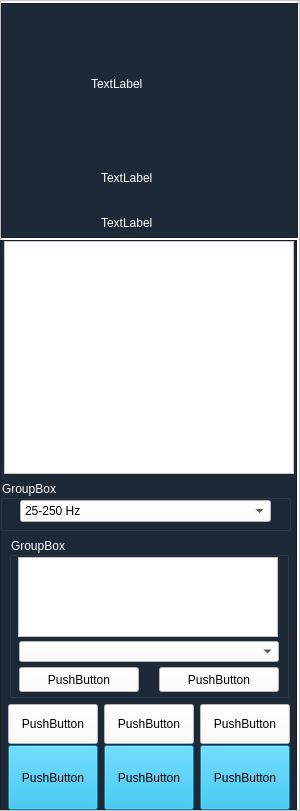
  <widget class="QFrame" name="panRight">
   <property name="geometry">
    <rect>
     <x>0</x>
     <y>0</y>
     <width>300</width>
     <height>811</height>
    </rect>
   </property>
   <property name="styleSheet">
    <string notr="true">background-color: rgb(255, 255, 255);</string>
   </property>
   <property name="frameShape">
    <enum>QFrame::StyledPanel</enum>
   </property>
   <property name="frameShadow">
    <enum>QFrame::Raised</enum>
   </property>
   <widget class="QFrame" name="panR_Rn">
    <property name="geometry">
     <rect>
      <x>1</x>
      <y>3</y>
      <width>297</width>
      <height>235</height>
     </rect>
    </property>
    <property name="styleSheet">
     <string notr="true">color: rgb(255, 255, 255);
background-color: rgb(29, 41, 55);</string>
    </property>
    <property name="frameShape">
     <enum>QFrame::StyledPanel</enum>
    </property>
    <property name="frameShadow">
     <enum>QFrame::Raised</enum>
    </property>
    <widget class="QLabel" name="pic_Label">
     <property name="geometry">
      <rect>
       <x>90</x>
       <y>10</y>
       <width>131</width>
       <height>141</height>
      </rect>
     </property>
     <property name="text">
      <string>TextLabel</string>
     </property>
    </widget>
    <widget class="QLabel" name="name_label">
     <property name="geometry">
      <rect>
       <x>100</x>
       <y>160</y>
       <width>101</width>
       <height>30</height>
      </rect>
     </property>
     <property name="text">
      <string>TextLabel</string>
     </property>
    </widget>
    <widget class="QLabel" name="AgeSex_label">
     <property name="geometry">
      <rect>
       <x>100</x>
       <y>210</y>
       <width>121</width>
       <height>20</height>
      </rect>
     </property>
     <property name="text">
      <string>TextLabel</string>
     </property>
    </widget>
   </widget>
   <widget class="QFrame" name="frame">
    <property name="geometry">
     <rect>
      <x>0</x>
      <y>240</y>
      <width>297</width>
      <height>570</height>
     </rect>
    </property>
    <property name="styleSheet">
     <string notr="true">background-color: rgb(29, 41, 55);
</string>
    </property>
    <property name="frameShape">
     <enum>QFrame::StyledPanel</enum>
    </property>
    <property name="frameShadow">
     <enum>QFrame::Raised</enum>
    </property>
    <widget class="QToolButton" name="spPreview">
     <property name="geometry">
      <rect>
       <x>104</x>
       <y>505</y>
       <width>90</width>
       <height>65</height>
      </rect>
     </property>
     <property name="styleSheet">
      <string notr="true">background-color: rgb(15, 177, 228);</string>
     </property>
     <property name="text">
      <string>PushButton</string>
     </property>
     <property name="icon">
      <iconset resource="picture/ecg.qrc">
       <normaloff>:/spPreviewT.png</normaloff>:/spPreviewT.png</iconset>
     </property>
     <property name="iconSize">
      <size>
       <width>40</width>
       <height>40</height>
      </size>
     </property>
     <property name="toolButtonStyle">
      <enum>Qt::ToolButtonTextUnderIcon</enum>
     </property>
    </widget>
    <widget class="QToolButton" name="spPrint">
     <property name="geometry">
      <rect>
       <x>8</x>
       <y>505</y>
       <width>90</width>
       <height>65</height>
      </rect>
     </property>
     <property name="styleSheet">
      <string notr="true">background-color: rgb(15, 177, 228);</string>
     </property>
     <property name="text">
      <string>PushButton</string>
     </property>
     <property name="icon">
      <iconset resource="picture/ecg.qrc">
       <normaloff>:/spPrintT.png</normaloff>:/spPrintT.png</iconset>
     </property>
     <property name="iconSize">
      <size>
       <width>40</width>
       <height>40</height>
      </size>
     </property>
     <property name="toolButtonStyle">
      <enum>Qt::ToolButtonTextUnderIcon</enum>
     </property>
    </widget>
    <widget class="QGroupBox" name="gbDiag">
     <property name="geometry">
      <rect>
       <x>9</x>
       <y>297</y>
       <width>280</width>
       <height>161</height>
      </rect>
     </property>
     <property name="styleSheet">
      <string notr="true">color: rgb(255, 255, 255);</string>
     </property>
     <property name="title">
      <string>GroupBox</string>
     </property>
     <widget class="QComboBox" name="cboWord">
      <property name="geometry">
       <rect>
        <x>10</x>
        <y>104</y>
        <width>260</width>
        <height>21</height>
       </rect>
      </property>
      <property name="styleSheet">
       <string notr="true">color: rgb(0, 0, 0);
background-color: rgb(255, 255, 255);</string>
      </property>
     </widget>
     <widget class="QPushButton" name="bitPriorComment">
      <property name="geometry">
       <rect>
        <x>10</x>
        <y>130</y>
        <width>120</width>
        <height>25</height>
       </rect>
      </property>
      <property name="styleSheet">
       <string notr="true">color: rgb(0, 0, 0);
background-color: rgb(255, 255, 255);</string>
      </property>
      <property name="text">
       <string>PushButton</string>
      </property>
     </widget>
     <widget class="QPushButton" name="bitSaveComment">
      <property name="geometry">
       <rect>
        <x>150</x>
        <y>130</y>
        <width>120</width>
        <height>25</height>
       </rect>
      </property>
      <property name="styleSheet">
       <string notr="true">color: rgb(0, 0, 0);
background-color: rgb(255, 255, 255);</string>
      </property>
      <property name="text">
       <string>PushButton</string>
      </property>
     </widget>
     <widget class="QTextEdit" name="reDiag">
      <property name="geometry">
       <rect>
        <x>9</x>
        <y>20</y>
        <width>260</width>
        <height>80</height>
       </rect>
      </property>
      <property name="font">
       <font>
        <family>宋体</family>
        <pointsize>10</pointsize>
       </font>
      </property>
      <property name="styleSheet">
       <string notr="true">color: rgb(0, 0, 0);
background-color: rgb(255, 255, 255);</string>
      </property>
     </widget>
    </widget>
    <widget class="QToolButton" name="spBack">
     <property name="geometry">
      <rect>
       <x>200</x>
       <y>505</y>
       <width>90</width>
       <height>65</height>
      </rect>
     </property>
     <property name="styleSheet">
      <string notr="true">background-color: rgb(15, 177, 228);</string>
     </property>
     <property name="text">
      <string>PushButton</string>
     </property>
     <property name="icon">
      <iconset resource="picture/ecg.qrc">
       <normaloff>:/spBackT.png</normaloff>:/spBackT.png</iconset>
     </property>
     <property name="iconSize">
      <size>
       <width>40</width>
       <height>40</height>
      </size>
     </property>
     <property name="toolButtonStyle">
      <enum>Qt::ToolButtonTextUnderIcon</enum>
     </property>
    </widget>
    <widget class="QTableView" name="lvInfo">
     <property name="geometry">
      <rect>
       <x>4</x>
       <y>1</y>
       <width>290</width>
       <height>233</height>
      </rect>
     </property>
     <property name="styleSheet">
      <string notr="true">background-color: rgb(255, 255, 255);</string>
     </property>
    </widget>
    <widget class="QPushButton" name="spTime">
     <property name="geometry">
      <rect>
       <x>8</x>
       <y>464</y>
       <width>90</width>
       <height>40</height>
      </rect>
     </property>
     <property name="styleSheet">
      <string notr="true">background-color: rgb(255, 255, 255);</string>
     </property>
     <property name="text">
      <string>PushButton</string>
     </property>
    </widget>
    <widget class="QPushButton" name="spFre">
     <property name="geometry">
      <rect>
       <x>104</x>
       <y>464</y>
       <width>90</width>
       <height>40</height>
      </rect>
     </property>
     <property name="styleSheet">
      <string notr="true">background-color: rgb(255, 255, 255);</string>
     </property>
     <property name="text">
      <string>PushButton</string>
     </property>
    </widget>
    <widget class="QPushButton" name="spWave">
     <property name="geometry">
      <rect>
       <x>200</x>
       <y>464</y>
       <width>90</width>
       <height>40</height>
      </rect>
     </property>
     <property name="styleSheet">
      <string notr="true">background-color: rgb(255, 255, 255);</string>
     </property>
     <property name="text">
      <string>PushButton</string>
     </property>
    </widget>
    <widget class="QGroupBox" name="gbFilter">
     <property name="geometry">
      <rect>
       <x>0</x>
       <y>240</y>
       <width>291</width>
       <height>51</height>
      </rect>
     </property>
     <property name="styleSheet">
      <string notr="true">color: rgb(255, 255, 255);</string>
     </property>
     <property name="title">
      <string>GroupBox</string>
     </property>
     <widget class="QComboBox" name="cboFilter">
      <property name="geometry">
       <rect>
        <x>20</x>
        <y>20</y>
        <width>251</width>
        <height>22</height>
       </rect>
      </property>
      <property name="styleSheet">
       <string notr="true">color: rgb(0, 0, 0);
background-color: rgb(255, 255, 255);</string>
      </property>
      <item>
       <property name="text">
        <string>25-250 Hz</string>
       </property>
      </item>
      <item>
       <property name="text">
        <string>40-250 Hz</string>
       </property>
      </item>
     </widget>
    </widget>
   </widget>
  </widget>
